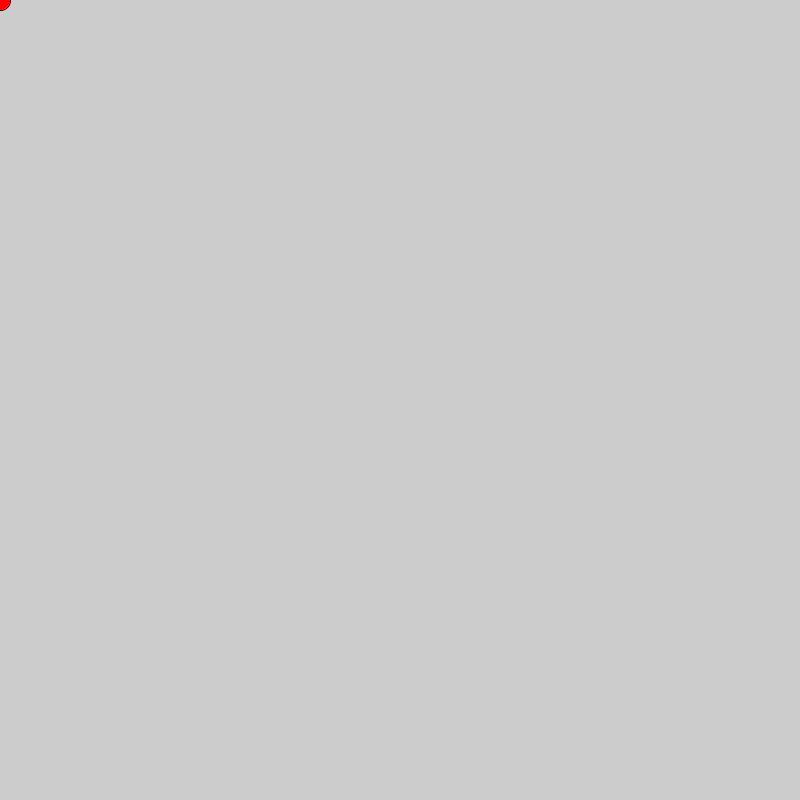
Frame 1 (no input)
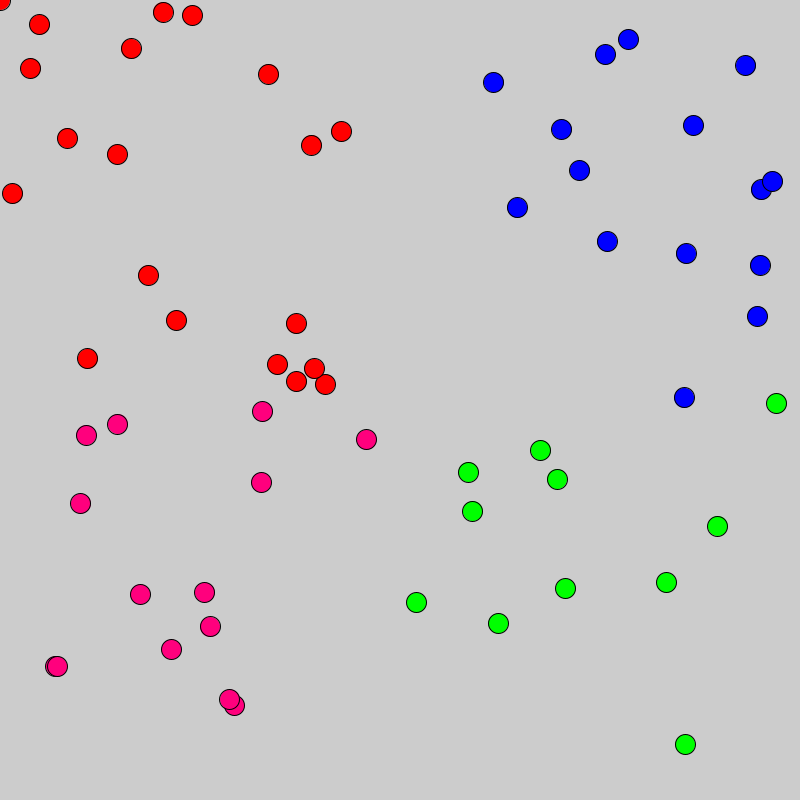
Frame 60 (the mouse pressed at the canvas centre just before this capture)
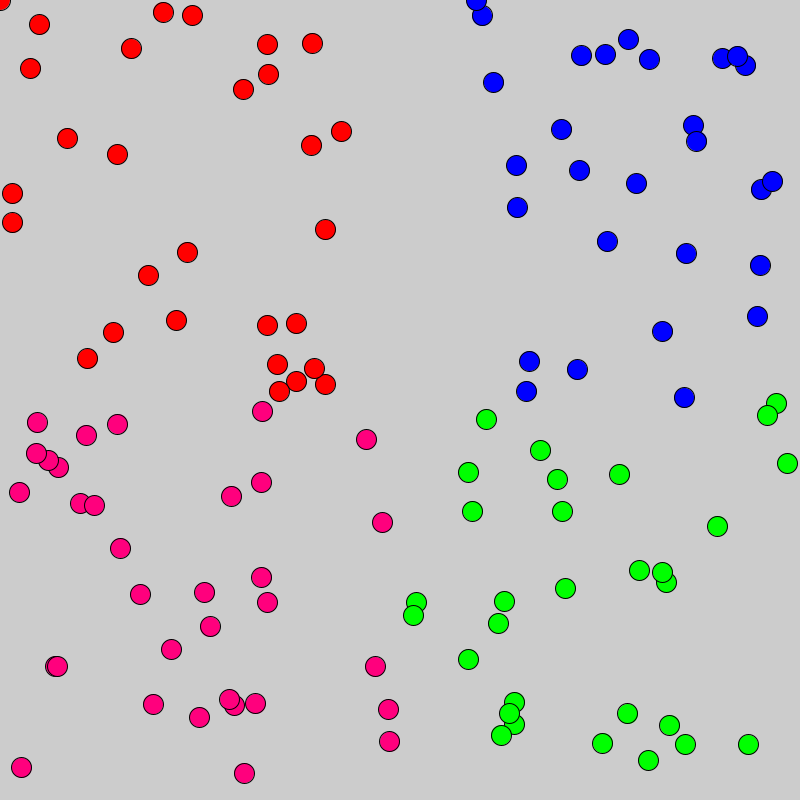
Frame 120 (the mouse held since frame 60 and released just before this capture)

The Processing sketch that drew these frames (run headless with seeded random() and noise(); from frame 60 on, the mouse is pressed at the canvas centre):

// Processing sketch: random_quadrants
// ── random_quadrants.pde


float x;
float y;

void setup (){
  size (800,800);
}

void draw () {
 
if (x <= 401 && y <= 401) {
fill(255,0,0);
}

  if (x >= 401 && y<= 401) {
fill(0,0,255);
}

 if (x >= 401 && y>= 401) {
fill(0,255,0);
}


 if (x <= 401 && y>= 401) {
fill(255,0,125);
}

  circle(x,y,20);  
  x =  random(800);
  y =  random(800);
}
